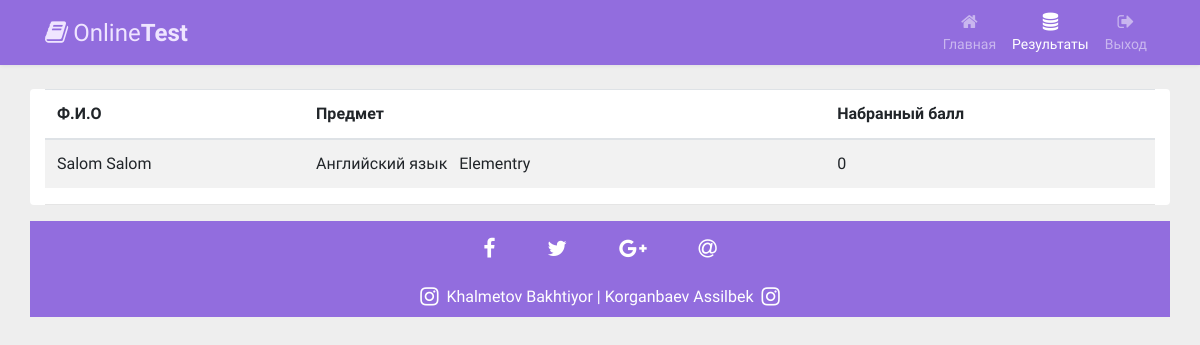
/results (signed in), run on an earlier commit of the app's database.
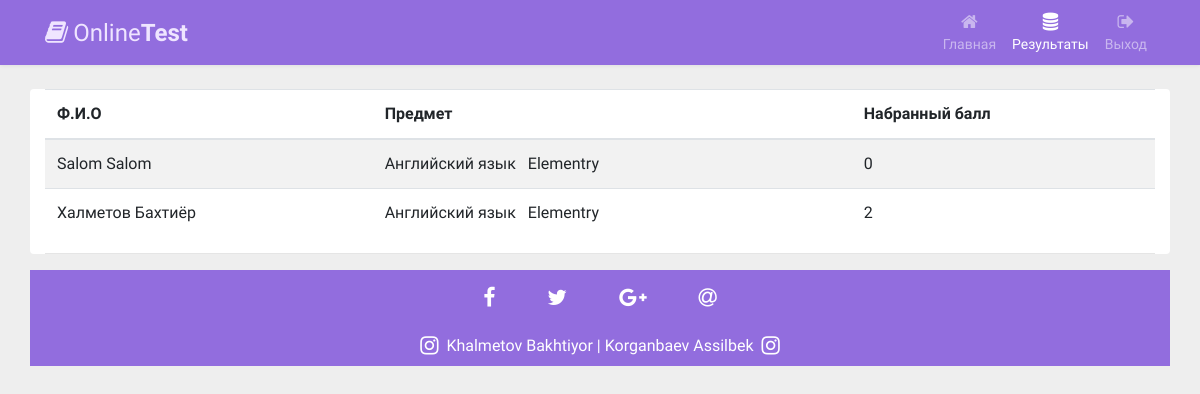
And on a later commit of the database.
### main/models.py (models this page shows, shortened)
class UserTestItem(models.Model):
    title = models.CharField(max_length=200, blank=True)
    test = models.ForeignKey(Test, on_delete=models.CASCADE, default="")
    user = models.ForeignKey(User, on_delete=models.CASCADE, default="")
    start_date = models.DateTimeField()
    stop_date = models.DateTimeField()
    ball = models.IntegerField(default=0)
    count_question = models.IntegerField(default=0)
    true_question = models.ImageField(default=0)

class User(models.Model):
    first_name = models.CharField(max_length=300)
    last_name = models.CharField(max_length=300)
    clas = models.ForeignKey(Class, on_delete=models.CASCADE)
    ball = models.IntegerField(default=0)
    rating = models.IntegerField(default=0)
    def __str__(self):
        return f'{self.last_name} {self.first_name}'

class Test(models.Model):
    title = models.CharField(max_length=300, blank=True, default="")
    subject = models.ForeignKey(Subject, on_delete=models.CASCADE)
    clas = models.ForeignKey(Class, on_delete=models.CASCADE)
    start_time = models.DateTimeField()
    stop_time = models.DateTimeField()
    limit = models.IntegerField(default=40)
    description = models.TextField()

class Subject(models.Model):
    title = models.CharField(max_length=300)
    logo = models.ImageField(upload_to='upload', blank=True)
    status = models.IntegerField(default=0, blank=True)
    rating = models.IntegerField(default=0, blank=True)

### main/views.py (the view)
# urls.py: path('results', resultsHandler),
def resultsHandler(request):
    if not request.user.is_authenticated:
        tests = []
        current_user = request.session.get('user_id', None)
        if current_user:
            current_user = User.objects.get(id=int(current_user))
            if current_user:
                tests = UserTestItem.objects.filter(user__id=int(current_user.id))
    else:
        tests = UserTestItem.objects.all()
    return render(request, 'results.html', {'tests': tests})

### templates/results.html (shortened to what this page needs)
<!DOCTYPE html>
<html lang="en">
<head>
<link rel="stylesheet" href="https://stackpath.bootstrapcdn.com/bootstrap/4.5.0/css/bootstrap.min.css">
<link rel="stylesheet" href="https://maxcdn.bootstrapcdn.com/font-awesome/4.7.0/css/font-awesome.min.css">
</head>
<body>
<nav class="navbar navbar-expand-xl navbar-dark bg-dark">
  <div class="container">
    <a href="#" class="navbar-brand"><i class="fa fa-book" ></i>Online<b>Test</b></a>
    <div id="navbarCollapse" class="collapse navbar-collapse justify-content-start">
      <div class="navbar-nav ml-auto ">
        <a href="/" class="nav-item nav-link "><i class="fa fa-home"></i><span>Главная</span></a>
        <a href="/results" class="nav-item nav-link active"><i class="fa fa-database"></i><span>Результаты</span></a>
        <a href="/davay" class="nav-item nav-link"><i class="fa fa-sign-out"></i><span>Выход</span></a>
      </div>
    </div>
  </div>
</nav>
<div class="container rounded mt-4 bg-white" >
    <div class="bs-example">
        <table class="table table-striped">
            <thead>
                <tr>
                    <th>Ф.И.О</th>
                    <th>Предмет</th>
                    <th>Набранный балл</th>
                </tr>
            </thead>
            <tbody>
            {% for tt in tests %}
                <tr>
                    <td>{{ tt.user }}</td>
                    <td>{{ tt.test.subject.title }}&nbsp;&nbsp; {{ tt.test.title }}</td>
                    <td>{{ tt.ball }}</td>
                </tr>
            {% endfor %}
            </tbody>
        </table>
        <hr class="hr-2">
    </div>
</div>
<footer class="container page-footer font-small w-100" style=" bottom:0;background:#926dde;">
  <div class="container" >
      <div class="col-md-12 ">
        <div class=" text-center py-3 text-white">
          <a ><i class="fa fa-facebook-f fa-lg mr-md-5 mr-3"> </i></a>
          <a ><i class="fa fa-twitter fa-lg mr-md-5 mr-3"> </i></a>
          <a ><i class="fa fa-google-plus fa-lg mr-md-5 mr-3"> </i></a>
          <a><i class="fa fa-at fa-lg"> </i></a>
        </div>
      </div>
  </div>
<div class="footer-copyright text-center py-2 text-white">
  <a><i class="fa fa-instagram fa-lg mr-md-2"></i></a><a class="text-white" href="https://www.instagram.com/bahtiyor_holmetov/">Khalmetov Bakhtiyor </a>|<a class="text-white" href="https://www.instagram.com/assilbek__/"> Korganbaev Assilbek</a><a><i class="fa fa-instagram fa-lg ml-md-2 "> </i></a>
</div>
</footer>
</body>
</html>

### templates/results.html (style rules this page uses)
body { background: #eeeeee; font-family: 'Varela Round', sans-serif; }
.navbar { color: #fff; background: #926dde !important; padding: 5px 16px; border-radius: 0; border: none; box-shadow: 0 0 4px rgba(0,0,0,.1); }
.navbar .navbar-brand { color: #efe5ff; padding-left: 0; padding-right: 50px; font-size: 24px; }
.navbar .navbar-brand i { font-size: 25px; margin-right: 5px; }
.navbar .nav-item i { font-size: 18px; }
.navbar .nav-item span { position: relative; top: 3px; }
.navbar .navbar-nav > a { color: #efe5ff; padding: 8px 15px; font-size: 14px; }
.navbar .navbar-nav > a > i { display: block; text-align: center; }

What changed in the data, as far as the page shows it:
added UserTestItem: user "Халметов Бахтиёр", test.subject "Английский язык", test "Elementry", ball "2"
